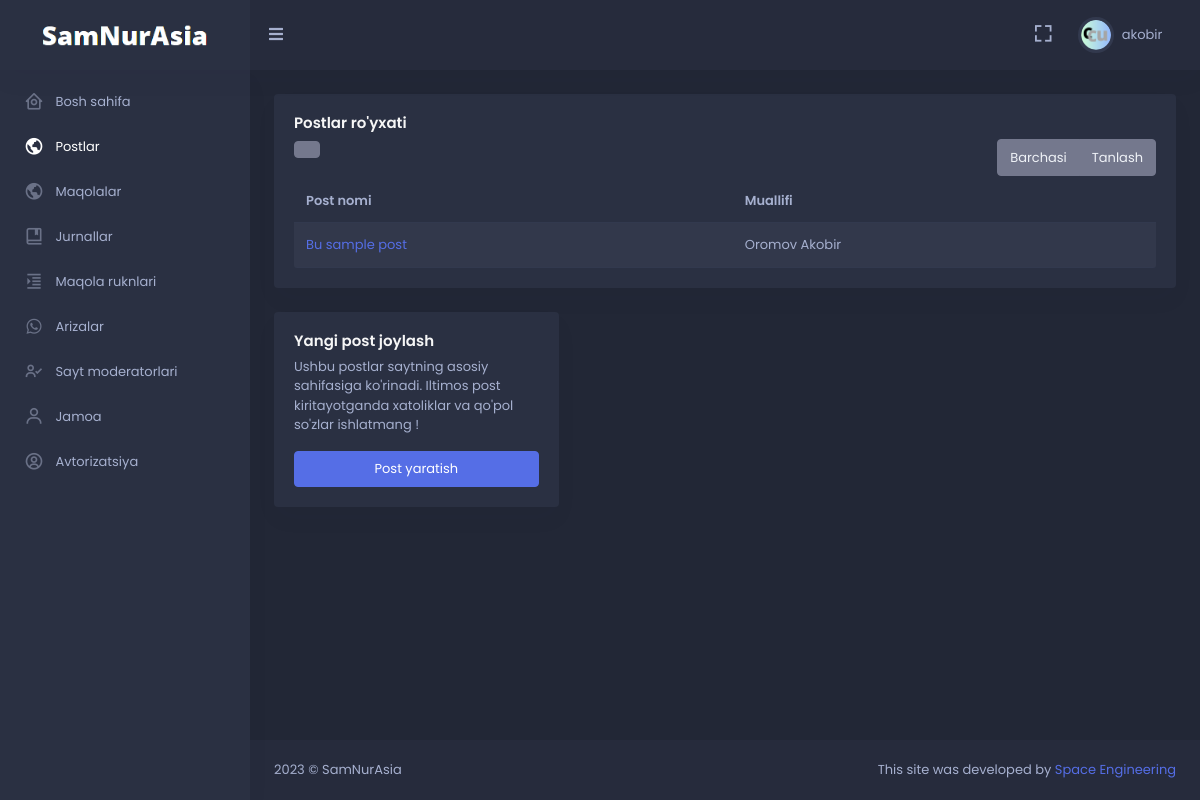
Page /moderator/post/all (signed in) on the earlier database version.
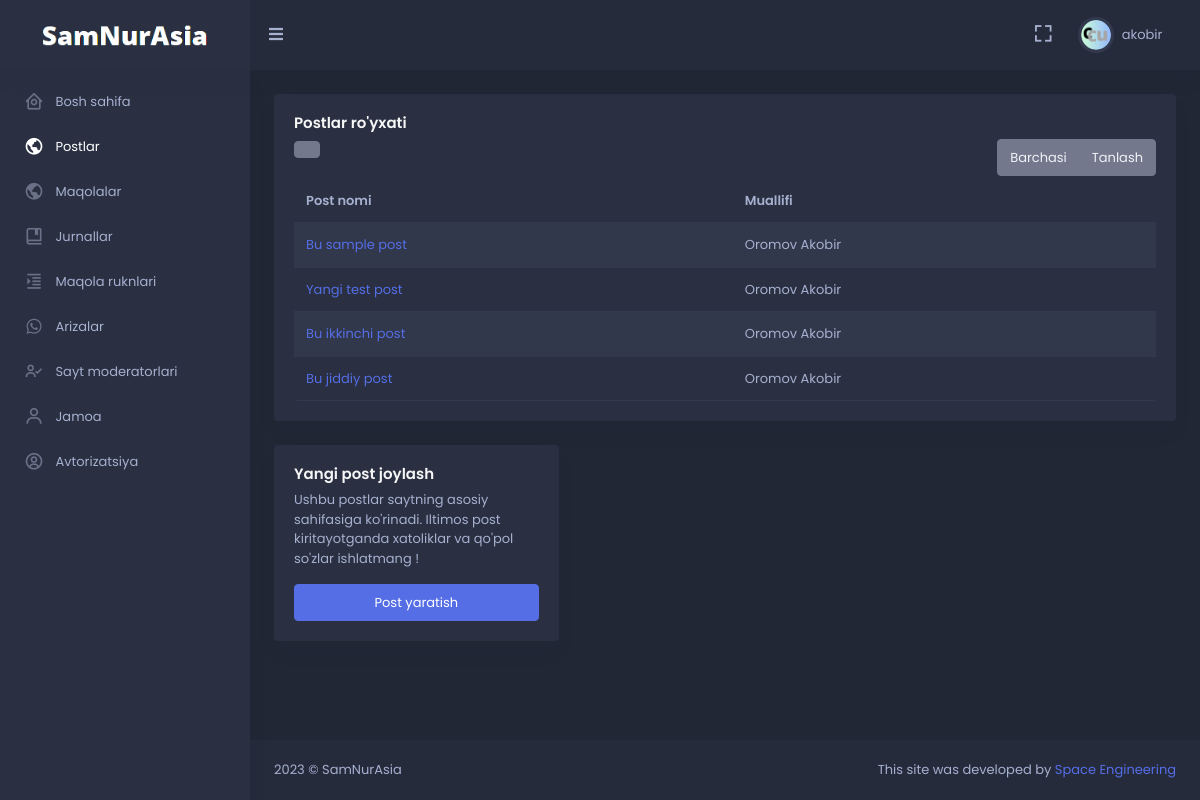
Same page on the later database version.
### moderator/models.py (models this page shows, shortened)
class User(AbstractUser):
    image = models.ImageField(null=True, blank=True, upload_to='images/avatar')
    dark_mode = models.BooleanField(default=False)
    def __str__(self) -> str:
        if self.first_name and self.last_name:
            return '%s %s'%(self.last_name, self.first_name)
        else:
            return self.username
    class Meta:
        verbose_name = 'User'
        verbose_name_plural = '1. Userlar'

class Moderator(models.Model):
    user = models.OneToOneField(User, on_delete=models.CASCADE)
    role = models.CharField(max_length=150, null=True)
    description = models.TextField(null=True, blank=True)
    is_created = models.BooleanField(default=False)
    def __str__(self) -> str:
        return str(self.user)
    def get_moderator_or_None(request: WSGIRequest):
        if not request.user.is_authenticated:
            return None
        user = request.user
        if not (user.is_active and user.is_staff):
            return None
        try:
            moderator = Moderator.objects.get(user_id=user.pk)
            return moderator
        except:
            return None
    class Meta:
        verbose_name = 'Moderator'
        verbose_name_plural = '2. Moderatorlar'

### articles/models.py (models this page shows, shortened)
class Post(models.Model):
    author = models.ForeignKey(Moderator, on_delete=models.CASCADE)
    title = models.CharField(max_length=250)
    body = RichTextField()
    date_time = models.DateTimeField(auto_now_add=True, null=True)
    image = models.ImageField(upload_to='images/post', null=True)
    class Meta:
        verbose_name = 'Post'
        verbose_name_plural = '5. Postlar'

### moderator/decorator.py (the view)
    def wrapper_func(request, *args, **kwargs):
        if Moderator.get_moderator_or_None(request=request) is not None:
            return func(request, *args, **kwargs)
        else:
            raise Http404()

### moderator/decorator.py (called while the page is built)
def moderator_only(func):
    def wrapper_func(request, *args, **kwargs):
        if Moderator.get_moderator_or_None(request=request) is not None:
            return func(request, *args, **kwargs)
        else:
            raise Http404()
    return wrapper_func

### moderator/views.py (called while the page is built)
@login_required(login_url='login')
@moderator_only
def all_posts(request: WSGIRequest):
    data = Post.objects.all()
    return render(request, 'moderator/all_posts.html', {
        'data': data,
    })

### templates/moderator/all_posts.html (shortened to what this page needs)
{% extends 'moderator/base.html' %}
{% load static %}
{% block head_static %}
<link href="{% static 'skote/assets/libs/admin-resources/rwd-table/rwd-table.min.css' %}" rel="stylesheet" type="text/css"/>
{% endblock %}
{% block content %}
<div class="row">
    <div class="col-12">
        <div class="card">
            <div class="card-body">
                <h4 class="card-title"> Postlar ro'yxati </h4>
                <div class="table-rep-plugin">
                    <div class="table-responsive mb-0" data-pattern="priority-columns">
                        <table id="tech-companies-1" class="table table-striped">
                            <thead>
                            <tr>
                                <th>Post nomi</th>
                                <th data-priority="1"> Muallifi </th>
                            </tr>
                            </thead>
                            <tbody>
                                {% for i in data %}
                                    <tr>
                                        <td>
                                            <a href="{% url 'post_update' i.pk %}">
                                                {{ i.title }}
                                            </a>
                                        </td>
                                        <td> {{ i.author }}</td>
                                    </tr>
                                {% endfor %}
                            </tbody>
                        </table>
                    </div>
                </div>
            </div>
        </div>
    </div>
</div>
<div class="row">
    <div class="col-lg-4">
        <div class="card card-body">
            <h4 class="card-title"> Yangi post joylash </h4>
            <p class="card-text">
                Ushbu postlar saytning asosiy sahifasiga ko'rinadi. Iltimos post kiritayotganda xatoliklar va qo'pol so'zlar ishlatmang !
            </p>
            <a href="{% url 'post_create' %}" class="btn btn-primary waves-effect waves-light"> Post yaratish </a>
        </div>
    </div>
</div>
{% endblock %}

### templates/moderator/base.html (shortened to what this page needs)
<!doctype html> {% load static %}
<html lang="en">
<head>
    <link href="{% static 'skote/assets/css/bootstrap.min.css' %}" id="bootstrap-style" rel="stylesheet"
        type="text/css" />
    <link href="{% static 'skote/assets/css/icons.min.css' %}" rel="stylesheet" type="text/css" />
    <link href="{% static 'skote/assets/css/app.min.css' %}" id="app-style" rel="stylesheet" type="text/css" />
    {% block head_static %}{% endblock %}
</head>
{% if user.dark_mode == True %}
<body data-sidebar="dark" data-layout-mode="dark">
    {% else %}
<body data-sidebar="light" data-layout-mode="light">
        {% endif %}
        <div id="layout-wrapper">
            <header id="page-topbar">
                <div class="navbar-header">
                    <div class="d-flex">
                        <div class="navbar-brand-box">
                            <a href="#" class="logo logo-light" style="pointer-events: none;">
                                <span class="logo-lg">
                                    <img src="{% static 'image/dark.png' %}" alt="" height="22">
                                </span>
                            </a>
                        </div>
                        <button type="button" class="btn btn-sm px-3 font-size-16 header-item waves-effect"
                            id="vertical-menu-btn">
                            <i class="fa fa-fw fa-bars"></i>
                        </button>
                    </div>
                    <div class="d-flex">
                        <div class="dropdown d-none d-lg-inline-block ms-1">
                            <button type="button" class="btn header-item noti-icon waves-effect"
                                data-bs-toggle="fullscreen">
                                <i class="bx bx-fullscreen"></i>
                            </button>
                        </div>
                        <div class="dropdown d-inline-block">
                            <button type="button" class="btn header-item waves-effect" id="page-header-user-dropdown"
                                data-bs-toggle="dropdown" aria-haspopup="true" aria-expanded="false">
                                <img class="rounded-circle header-profile-user"
                                    src="{% if user.image %}{{user.image.url}}{% else %}{% static 'skote/assets/images/users/avatar_default.png' %}{% endif %}"
                                    alt="Header Avatar">
                                <span class="d-none d-xl-inline-block ms-1" key="t-henry">{{ user.username }}</span>
                                <i class="mdi mdi-chevron-down d-none d-xl-inline-block"></i>
                            </button>
                        </div>
                    </div>
                </div>
            </header>
            <div class="vertical-menu">
                <div data-simplebar class="h-100">
                    <div id="sidebar-menu">
                        <ul class="metismenu list-unstyled" id="side-menu">
                            <li>
                                <a href="{% url 'dashboard' %}" >
                                    <i class="bx bx-home-circle"></i>
                                    <span key="t-dashboards"> Bosh sahifa </span>
                                </a>
                            </li>
                            <li>
                                <a href="{% url 'all_posts' %}">
                                    <i class="bx bx-world"></i>
                                    <span key="t-dashboards"> Postlar </span>
                                </a>
                            </li>
                            <li>
                                <a href="{% url 'all_article' %}">
                                    <i class="bx bx-world"></i>
                                    <span key="t-dashboards"> Maqolalar </span>
                                </a>
                            </li>
                            <li>
                                <a href="{% url 'journal_all' %}">
                                    <i class="bx bx-book-bookmark"></i>
                                    <span key="t-dashboards"> Jurnallar </span>
                                </a>
                            </li>
                            <li>
                                <a href="{% url 'article_col_all' %}" class="waves-effect">
                                    <i class="bx bx-right-indent"></i>
                                    <span key="t-chat"> Maqola ruknlari </span>
                                </a>
                            </li>
                            <li>
                                <a href="{% url 'petition_all' %}" class="waves-effect">
                                    <i class="bx bxl-whatsapp"></i>
                                    <span key="t-file-manager">Arizalar</span>
                                </a>
                            </li>
                            <li>
                                <a href="{% url 'moderator_all' %}" class="waves-effect">
                                    <i class="bx bx-user-check"></i>
                                    <span key="t-file-manager">Sayt moderatorlari</span>
                                </a>
                            </li>
                            <li>
                                <a href="{% url 'team_all' %}" class="waves-effect">
                                    <i class="bx bx-user"></i>
                                    <span key="t-file-manager"> Jamoa </span>
                                </a>
                            </li>
                            <li>
                                <a href="#" class="has-arrow waves-effect">
                                    <i class="bx bx-user-circle"></i>
                                    <span key="t-ecommerce">Avtorizatsiya</span>
                                </a>
                            </li>
                        </ul>
                    </div>
                </div>
            </div>
            <div class="main-content">
                <div class="page-content">
                    <div class="container-fluid">
                        {% block content %}{% endblock %}
                    </div>
                </div>
                <footer class="footer">
                    <div class="container-fluid">
                        <div class="row">
                            <div class="col-sm-6">
                                <script>document.write(new Date().getFullYear())</script> © SamNurAsia
                            </div>
                            <div class="col-sm-6">
                                <div class="text-sm-end d-none d-sm-block">
                                    This site was developed by <a href="#">Space Engineering</a>
                                </div>
                            </div>
                        </div>
                    </div>
                </footer>
            </div>
        </div>
    </body>
</html>

Differences in the rows shown:
added Post: title "Yangi test post", author "Oromov Akobir"
added Post: title "Bu ikkinchi post", author "Oromov Akobir"
added Post: title "Bu jiddiy post", author "Oromov Akobir"
